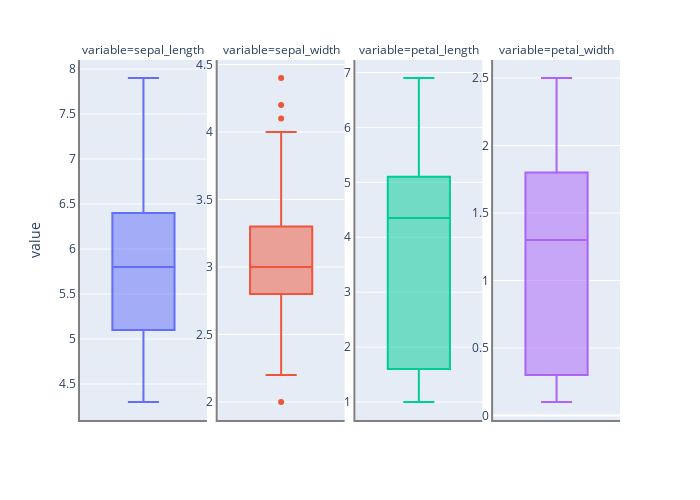

Notebook code cell kept with this figure:
### Code cell
univariate_analysis(iris_df,'species')

### Figure 1 — Plotly figure (JSON) as saved in the notebook; plotly's stock layout.template omitted (floating-point values rounded to 4 significant figures; data arrays with more than 128 entries replaced by an {"elided": "..."} marker saying what was removed)
{"data": [{"alignmentgroup": "True", "hovertemplate": "variable=sepal_length<br>value=%{y}<extra></extra>", "legendgroup": "sepal_length", "marker": {"color": "#636efa"}, "name": "sepal_length", "notched": false, "offsetgroup": "sepal_length", "orientation": "v", "showlegend": true, "type": "box", "x0": " ", "xaxis": "x", "y": {"elided": "150 float values"}, "y0": " ", "yaxis": "y"}, {"alignmentgroup": "True", "hovertemplate": "variable=sepal_width<br>value=%{y}<extra></extra>", "legendgroup": "sepal_width", "marker": {"color": "#EF553B"}, "name": "sepal_width", "notched": false, "offsetgroup": "sepal_width", "orientation": "v", "showlegend": true, "type": "box", "x0": " ", "xaxis": "x2", "y": {"elided": "150 float values"}, "y0": " ", "yaxis": "y2"}, {"alignmentgroup": "True", "hovertemplate": "variable=petal_length<br>value=%{y}<extra></extra>", "legendgroup": "petal_length", "marker": {"color": "#00cc96"}, "name": "petal_length", "notched": false, "offsetgroup": "petal_length", "orientation": "v", "showlegend": true, "type": "box", "x0": " ", "xaxis": "x3", "y": {"elided": "150 float values"}, "y0": " ", "yaxis": "y3"}, {"alignmentgroup": "True", "hovertemplate": "variable=petal_width<br>value=%{y}<extra></extra>", "legendgroup": "petal_width", "marker": {"color": "#ab63fa"}, "name": "petal_width", "notched": false, "offsetgroup": "petal_width", "orientation": "v", "showlegend": true, "type": "box", "x0": " ", "xaxis": "x4", "y": {"elided": "150 float values"}, "y0": " ", "yaxis": "y4"}], "layout": {"annotations": [{"font": {}, "showarrow": false, "text": "variable=sepal_length", "x": 0.1175, "xanchor": "center", "xref": "paper", "y": 1, "yanchor": "bottom", "yref": "paper"}, {"font": {}, "showarrow": false, "text": "variable=sepal_width", "x": 0.3725, "xanchor": "center", "xref": "paper", "y": 1, "yanchor": "bottom", "yref": "paper"}, {"font": {}, "showarrow": false, "text": "variable=petal_length", "x": 0.6275, "xanchor": "center", "xref": "paper", "y": 1, "yanchor": "bottom", "yref": "paper"}, {"font": {}, "showarrow": false, "text": "variable=petal_width", "x": 0.8825, "xanchor": "center", "xref": "paper", "y": 1, "yanchor": "bottom", "yref": "paper"}], "boxmode": "overlay", "height": 500, "legend": {"title": {"text": "variable"}, "tracegroupgap": 0}, "margin": {"t": 60}, "showlegend": false, "width": 700, "xaxis": {"anchor": "y", "domain": [0, 0.235], "linecolor": "grey", "linewidth": 2, "showline": true}, "xaxis2": {"anchor": "y2", "domain": [0.255, 0.49], "linecolor": "grey", "linewidth": 2, "matches": "x", "showline": true}, "xaxis3": {"anchor": "y3", "domain": [0.51, 0.745], "linecolor": "grey", "linewidth": 2, "matches": "x", "showline": true}, "xaxis4": {"anchor": "y4", "domain": [0.765, 1.0], "linecolor": "grey", "linewidth": 2, "matches": "x", "showline": true}, "yaxis": {"anchor": "x", "domain": [0, 1], "linecolor": "grey", "linewidth": 2, "showline": true, "showticklabels": true, "title": {"text": "value"}}, "yaxis2": {"anchor": "x2", "domain": [0, 1], "linecolor": "grey", "linewidth": 2, "showline": true, "showticklabels": true}, "yaxis3": {"anchor": "x3", "domain": [0, 1], "linecolor": "grey", "linewidth": 2, "showline": true, "showticklabels": true}, "yaxis4": {"anchor": "x4", "domain": [0, 1], "linecolor": "grey", "linewidth": 2, "showline": true, "showticklabels": true}}}
